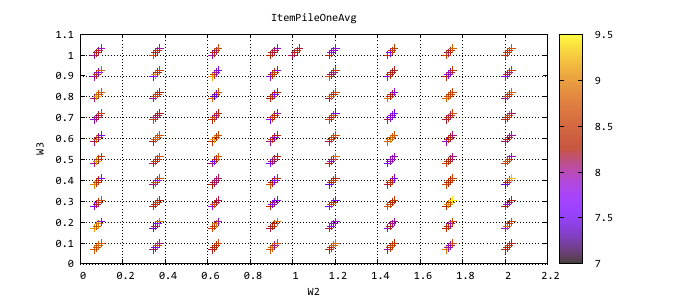

The gnuplot source for this figure:
reset
# Output definition
set terminal pdfcairo enhanced size 7, 3 font "Consolas, 12"
set output "heatedscatterplots.pdf"
set lmargin 13
set rmargin 13
# Parameters
set key off
set grid
set style fill solid 0.75
# Line-Styles
set style line 1 linetype 1 linecolor rgb "#7090c8" linewidth 1 pt 1
set style line 2 linetype 1 linecolor rgb "#41b449" linewidth 1 pt 2
set style line 3 linetype 1 linecolor rgb "#f7cb38" linewidth 1 pt 3
set style line 4 linetype 1 linecolor rgb "#db4937" linewidth 1 pt 4
set style line 5 linetype 1 linecolor rgb "#474747" linewidth 1 pt 5
set style line 6 linetype 1 linecolor rgb "#925ac7" linewidth 1 pt 6
set style line 7 linetype 1 linecolor rgb "#57bde3" linewidth 1 pt 7
set style line 8 linetype 1 linecolor rgb "#ff8a3c" linewidth 1 pt 8
set style line 9 linetype 1 linecolor rgb "#1c1c1c" linewidth 1 pt 9
set style line 10 linetype 1 linecolor rgb "#4f658c" linewidth 1 pt 10
set style line 11 linetype 1 linecolor rgb "#29732e" linewidth 1 pt 11
set style line 12 linetype 1 linecolor rgb "#737373" linewidth 1 pt 12
set style line 13 linetype 1 linecolor rgb "#8cb4fa" linewidth 1 pt 13
set style line 14 linetype 1 linecolor rgb "#5afa65" linewidth 1 pt 14
set title "ItemPileOneAvg"
set xlabel "W2"
set ylabel "W3"
plot \
"heatedscatterplots.dat" u 1:2:3 w points linestyle 1 palette t "Overall"
set title "DistanceTraveledPerBot"
set xlabel "W2"
set ylabel "W3"
plot \
"heatedscatterplots.dat" u 1:2:4 w points linestyle 1 palette t "Overall"
set title "DistanceTraveled"
set xlabel "W2"
set ylabel "W3"
plot \
"heatedscatterplots.dat" u 1:2:5 w points linestyle 1 palette t "Overall"
set title "TripCount"
set xlabel "W2"
set ylabel "W3"
plot \
"heatedscatterplots.dat" u 1:2:6 w points linestyle 1 palette t "Overall"
set title "OrderThroughputTimeAvg"
set xlabel "W2"
set ylabel "W3"
plot \
"heatedscatterplots.dat" u 1:2:7 w points linestyle 1 palette t "Overall"
set title "OrderTurnoverTimeAvg"
set xlabel "W2"
set ylabel "W3"
plot \
"heatedscatterplots.dat" u 1:2:8 w points linestyle 1 palette t "Overall"
set title "OrderPileOneAvg"
set xlabel "W2"
set ylabel "W3"
plot \
"heatedscatterplots.dat" u 1:2:9 w points linestyle 1 palette t "Overall"
reset
exit
